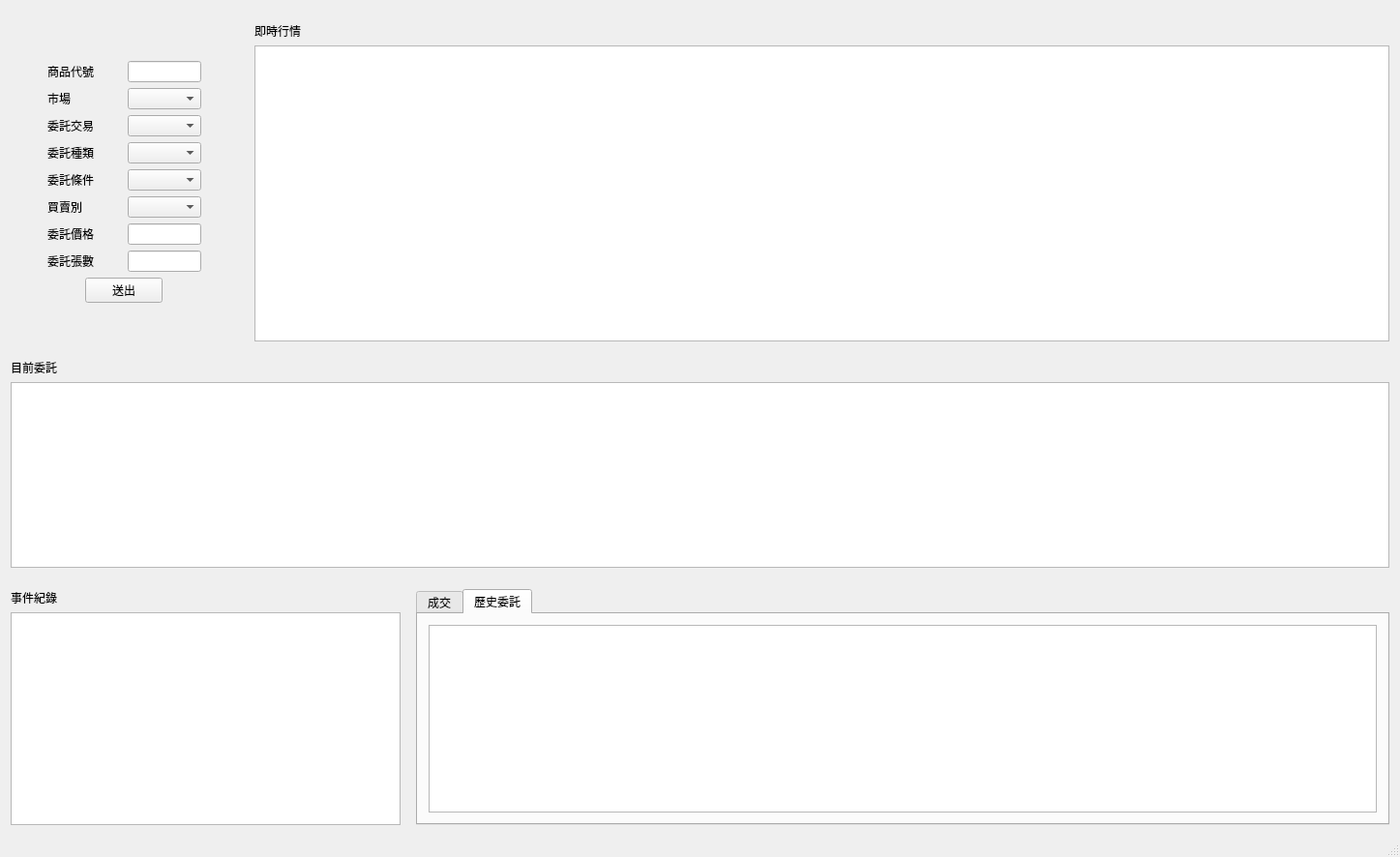
<?xml version="1.0" encoding="UTF-8"?>
<ui version="4.0">
 <class>MainWindow</class>
 <widget class="QMainWindow" name="MainWindow">
  <property name="geometry">
   <rect>
    <x>0</x>
    <y>0</y>
    <width>1447</width>
    <height>886</height>
   </rect>
  </property>
  <property name="windowTitle">
   <string>MainWindow</string>
  </property>
  <widget class="QWidget" name="centralWidget">
   <layout class="QGridLayout" name="gridLayout_3">
    <item row="0" column="0">
     <layout class="QVBoxLayout" name="verticalLayout_4">
      <item>
       <spacer name="verticalSpacer_4">
        <property name="orientation">
         <enum>Qt::Vertical</enum>
        </property>
        <property name="sizeHint" stdset="0">
         <size>
          <width>14</width>
          <height>13</height>
         </size>
        </property>
       </spacer>
      </item>
      <item>
       <layout class="QHBoxLayout" name="horizontalLayout_7" stretch="20,1,100">
        <item>
         <layout class="QHBoxLayout" name="horizontalLayout_6">
          <item>
           <spacer name="horizontalSpacer_3">
            <property name="orientation">
             <enum>Qt::Horizontal</enum>
            </property>
            <property name="sizeHint" stdset="0">
             <size>
              <width>40</width>
              <height>20</height>
             </size>
            </property>
           </spacer>
          </item>
          <item>
           <layout class="QVBoxLayout" name="verticalLayout">
            <item>
             <spacer name="verticalSpacer">
              <property name="orientation">
               <enum>Qt::Vertical</enum>
              </property>
              <property name="sizeHint" stdset="0">
               <size>
                <width>20</width>
                <height>40</height>
               </size>
              </property>
             </spacer>
            </item>
            <item>
             <layout class="QHBoxLayout" name="horizontalLayout_3" stretch="100,99">
              <item>
               <widget class="QLabel" name="label_2">
                <property name="text">
                 <string>商品代號</string>
                </property>
               </widget>
              </item>
              <item>
               <widget class="QLineEdit" name="newscode"/>
              </item>
             </layout>
            </item>
            <item>
             <layout class="QHBoxLayout" name="horizontalLayout_10">
              <item>
               <widget class="QLabel" name="label_9">
                <property name="text">
                 <string>市場</string>
                </property>
               </widget>
              </item>
              <item>
               <widget class="QComboBox" name="newmarket"/>
              </item>
             </layout>
            </item>
            <item>
             <layout class="QHBoxLayout" name="horizontalLayout_11">
              <item>
               <widget class="QLabel" name="label_10">
                <property name="text">
                 <string>委託交易</string>
                </property>
               </widget>
              </item>
              <item>
               <widget class="QComboBox" name="newentype"/>
              </item>
             </layout>
            </item>
            <item>
             <layout class="QHBoxLayout" name="horizontalLayout_13">
              <item>
               <widget class="QLabel" name="label_8">
                <property name="text">
                 <string>委託種類</string>
                </property>
               </widget>
              </item>
              <item>
               <widget class="QComboBox" name="newortype"/>
              </item>
             </layout>
            </item>
            <item>
             <layout class="QHBoxLayout" name="horizontalLayout_12">
              <item>
               <widget class="QLabel" name="label_11">
                <property name="text">
                 <string>委託條件</string>
                </property>
               </widget>
              </item>
              <item>
               <widget class="QComboBox" name="newrequest"/>
              </item>
             </layout>
            </item>
            <item>
             <layout class="QHBoxLayout" name="horizontalLayout_4">
              <item>
               <widget class="QLabel" name="label_3">
                <property name="text">
                 <string>買賣別</string>
                </property>
               </widget>
              </item>
              <item>
               <widget class="QComboBox" name="newbuysell"/>
              </item>
             </layout>
            </item>
            <item>
             <layout class="QHBoxLayout" name="horizontalLayout_9" stretch="100,99">
              <item>
               <widget class="QLabel" name="label_4">
                <property name="text">
                 <string>委託價格</string>
                </property>
               </widget>
              </item>
              <item>
               <widget class="QLineEdit" name="newenprice"/>
              </item>
             </layout>
            </item>
            <item>
             <layout class="QHBoxLayout" name="horizontalLayout_2" stretch="100,99">
              <item>
               <widget class="QLabel" name="label">
                <property name="text">
                 <string>委託張數</string>
                </property>
               </widget>
              </item>
              <item>
               <widget class="QLineEdit" name="newennum"/>
              </item>
             </layout>
            </item>
            <item>
             <layout class="QHBoxLayout" name="horizontalLayout_5">
              <item>
               <spacer name="horizontalSpacer_7">
                <property name="orientation">
                 <enum>Qt::Horizontal</enum>
                </property>
                <property name="sizeHint" stdset="0">
                 <size>
                  <width>40</width>
                  <height>20</height>
                 </size>
                </property>
               </spacer>
              </item>
              <item>
               <widget class="QPushButton" name="sendNew">
                <property name="text">
                 <string>送出</string>
                </property>
               </widget>
              </item>
              <item>
               <spacer name="horizontalSpacer_6">
                <property name="orientation">
                 <enum>Qt::Horizontal</enum>
                </property>
                <property name="sizeHint" stdset="0">
                 <size>
                  <width>40</width>
                  <height>20</height>
                 </size>
                </property>
               </spacer>
              </item>
             </layout>
            </item>
            <item>
             <spacer name="verticalSpacer_2">
              <property name="orientation">
               <enum>Qt::Vertical</enum>
              </property>
              <property name="sizeHint" stdset="0">
               <size>
                <width>20</width>
                <height>40</height>
               </size>
              </property>
             </spacer>
            </item>
           </layout>
          </item>
          <item>
           <spacer name="horizontalSpacer_2">
            <property name="orientation">
             <enum>Qt::Horizontal</enum>
            </property>
            <property name="sizeHint" stdset="0">
             <size>
              <width>40</width>
              <height>20</height>
             </size>
            </property>
           </spacer>
          </item>
         </layout>
        </item>
        <item>
         <spacer name="horizontalSpacer_5">
          <property name="orientation">
           <enum>Qt::Horizontal</enum>
          </property>
          <property name="sizeHint" stdset="0">
           <size>
            <width>13</width>
            <height>17</height>
           </size>
          </property>
         </spacer>
        </item>
        <item>
         <layout class="QVBoxLayout" name="verticalLayout_3">
          <item>
           <widget class="QLabel" name="label_5">
            <property name="text">
             <string>即時行情</string>
            </property>
           </widget>
          </item>
          <item>
           <widget class="QTableView" name="realtime">
            <property name="selectionBehavior">
             <enum>QAbstractItemView::SelectRows</enum>
            </property>
           </widget>
          </item>
         </layout>
        </item>
       </layout>
      </item>
      <item>
       <spacer name="verticalSpacer_3">
        <property name="orientation">
         <enum>Qt::Vertical</enum>
        </property>
        <property name="sizeHint" stdset="0">
         <size>
          <width>20</width>
          <height>13</height>
         </size>
        </property>
       </spacer>
      </item>
      <item>
       <layout class="QVBoxLayout" name="verticalLayout_2">
        <item>
         <widget class="QLabel" name="label_6">
          <property name="text">
           <string>目前委託</string>
          </property>
         </widget>
        </item>
        <item>
         <widget class="QTableView" name="nowentrust"/>
        </item>
       </layout>
      </item>
      <item>
       <spacer name="verticalSpacer_6">
        <property name="orientation">
         <enum>Qt::Vertical</enum>
        </property>
        <property name="sizeHint" stdset="0">
         <size>
          <width>17</width>
          <height>17</height>
         </size>
        </property>
       </spacer>
      </item>
      <item>
       <layout class="QHBoxLayout" name="horizontalLayout_8" stretch="40,1,100">
        <item>
         <layout class="QVBoxLayout" name="verticalLayout_5">
          <item>
           <widget class="QLabel" name="label_7">
            <property name="text">
             <string>事件紀錄</string>
            </property>
           </widget>
          </item>
          <item>
           <widget class="QTextBrowser" name="record"/>
          </item>
         </layout>
        </item>
        <item>
         <spacer name="horizontalSpacer_4">
          <property name="orientation">
           <enum>Qt::Horizontal</enum>
          </property>
          <property name="sizeHint" stdset="0">
           <size>
            <width>13</width>
            <height>14</height>
           </size>
          </property>
         </spacer>
        </item>
        <item>
         <widget class="QTabWidget" name="tabWidget">
          <property name="currentIndex">
           <number>1</number>
          </property>
          <widget class="QWidget" name="Tab_1">
           <attribute name="title">
            <string>成交</string>
           </attribute>
           <layout class="QGridLayout" name="gridLayout_2">
            <item row="1" column="0">
             <widget class="QTableView" name="deal"/>
            </item>
           </layout>
          </widget>
          <widget class="QWidget" name="tab_2">
           <attribute name="title">
            <string>歷史委託</string>
           </attribute>
           <layout class="QGridLayout" name="gridLayout">
            <item row="0" column="0">
             <widget class="QTableView" name="passentrust"/>
            </item>
           </layout>
          </widget>
         </widget>
        </item>
       </layout>
      </item>
     </layout>
    </item>
   </layout>
   <zorder></zorder>
   <zorder>nowentrust</zorder>
   <zorder>verticalSpacer_3</zorder>
   <zorder>lineEdit</zorder>
   <zorder>newortype</zorder>
  </widget>
  <widget class="QStatusBar" name="statusBar"/>
 </widget>
 <layoutdefault spacing="6" margin="11"/>
 <resources/>
 <connections/>
</ui>
